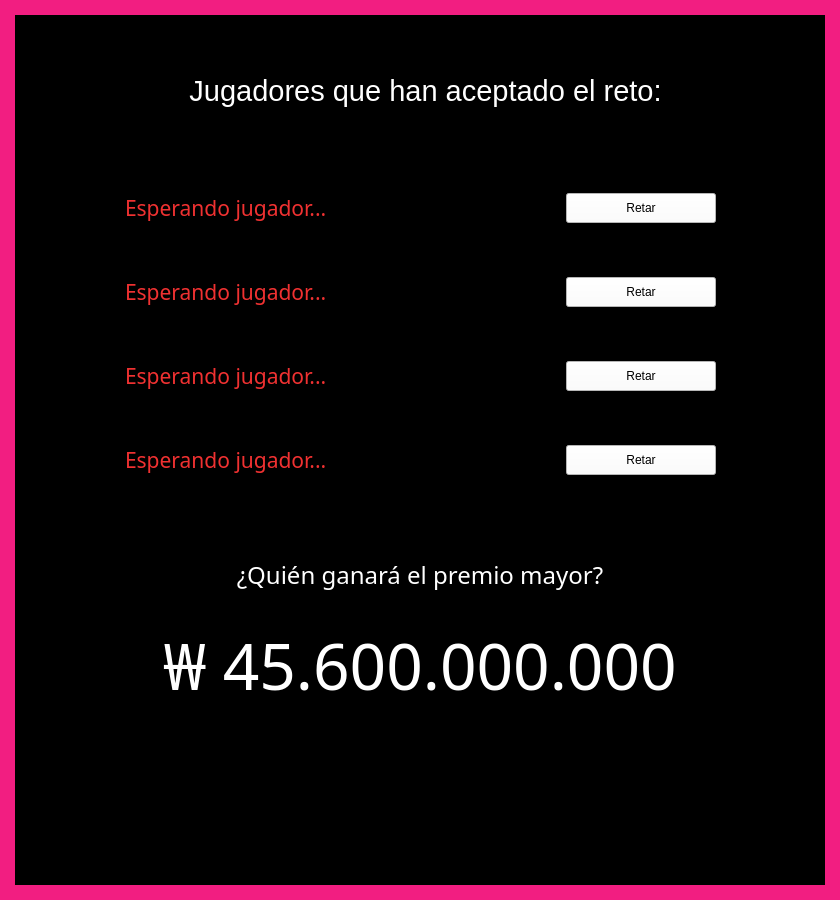
<?xml version="1.0" encoding="UTF-8"?>
<ui version="4.0">
 <class>Form</class>
 <widget class="QWidget" name="Form">
  <property name="geometry">
   <rect>
    <x>0</x>
    <y>0</y>
    <width>840</width>
    <height>900</height>
   </rect>
  </property>
  <property name="windowTitle">
   <string>Form</string>
  </property>
  <property name="styleSheet">
   <string notr="true">background-color: #F21E81</string>
  </property>
  <widget class="QWidget" name="widget" native="true">
   <property name="geometry">
    <rect>
     <x>15</x>
     <y>15</y>
     <width>810</width>
     <height>870</height>
    </rect>
   </property>
   <property name="styleSheet">
    <string notr="true">background-color: black</string>
   </property>
   <widget class="QLabel" name="simbolos">
    <property name="geometry">
     <rect>
      <x>275</x>
      <y>720</y>
      <width>260</width>
      <height>150</height>
     </rect>
    </property>
    <property name="text">
     <string/>
    </property>
    <property name="pixmap">
     <pixmap>../Sprites/Decoraciones/tarjeta.png</pixmap>
    </property>
    <property name="scaledContents">
     <bool>true</bool>
    </property>
   </widget>
   <widget class="QLabel" name="titulo">
    <property name="geometry">
     <rect>
      <x>90</x>
      <y>30</y>
      <width>641</width>
      <height>91</height>
     </rect>
    </property>
    <property name="font">
     <font>
      <pointsize>22</pointsize>
     </font>
    </property>
    <property name="styleSheet">
     <string notr="true">color: white</string>
    </property>
    <property name="text">
     <string>Jugadores que han aceptado el reto:</string>
    </property>
    <property name="alignment">
     <set>Qt::AlignCenter</set>
    </property>
   </widget>
   <widget class="QLabel" name="pregunta">
    <property name="geometry">
     <rect>
      <x>190</x>
      <y>530</y>
      <width>430</width>
      <height>60</height>
     </rect>
    </property>
    <property name="font">
     <font>
      <family>Gadugi</family>
      <pointsize>18</pointsize>
     </font>
    </property>
    <property name="styleSheet">
     <string notr="true">color: white</string>
    </property>
    <property name="text">
     <string>¿Quién ganará el premio mayor?</string>
    </property>
    <property name="alignment">
     <set>Qt::AlignCenter</set>
    </property>
   </widget>
   <widget class="QLabel" name="premio">
    <property name="geometry">
     <rect>
      <x>90</x>
      <y>610</y>
      <width>630</width>
      <height>80</height>
     </rect>
    </property>
    <property name="font">
     <font>
      <family>Gadugi</family>
      <pointsize>48</pointsize>
     </font>
    </property>
    <property name="styleSheet">
     <string notr="true">color: white</string>
    </property>
    <property name="text">
     <string>₩ 45.600.000.000</string>
    </property>
    <property name="alignment">
     <set>Qt::AlignCenter</set>
    </property>
   </widget>
   <widget class="QWidget" name="verticalLayoutWidget">
    <property name="geometry">
     <rect>
      <x>110</x>
      <y>130</y>
      <width>591</width>
      <height>381</height>
     </rect>
    </property>
    <layout class="QVBoxLayout" name="verticalLayout">
     <item>
      <layout class="QHBoxLayout" name="horizontalLayout">
       <property name="sizeConstraint">
        <enum>QLayout::SetDefaultConstraint</enum>
       </property>
       <item>
        <widget class="QLabel" name="label_p1">
         <property name="font">
          <font>
           <family>Gadugi</family>
           <pointsize>16</pointsize>
          </font>
         </property>
         <property name="styleSheet">
          <string notr="true">color: #F03131</string>
         </property>
         <property name="text">
          <string>Esperando jugador...</string>
         </property>
        </widget>
       </item>
       <item>
        <widget class="QPushButton" name="retar_p1">
         <property name="maximumSize">
          <size>
           <width>150</width>
           <height>30</height>
          </size>
         </property>
         <property name="styleSheet">
          <string notr="true">background-color: white</string>
         </property>
         <property name="text">
          <string>Retar</string>
         </property>
        </widget>
       </item>
      </layout>
     </item>
     <item>
      <layout class="QHBoxLayout" name="horizontalLayout_3">
       <item>
        <widget class="QLabel" name="label_p2">
         <property name="font">
          <font>
           <family>Gadugi</family>
           <pointsize>16</pointsize>
          </font>
         </property>
         <property name="styleSheet">
          <string notr="true">color: #F03131</string>
         </property>
         <property name="text">
          <string>Esperando jugador...</string>
         </property>
        </widget>
       </item>
       <item>
        <widget class="QPushButton" name="retar_p2">
         <property name="maximumSize">
          <size>
           <width>150</width>
           <height>30</height>
          </size>
         </property>
         <property name="styleSheet">
          <string notr="true">background-color: white</string>
         </property>
         <property name="text">
          <string>Retar</string>
         </property>
        </widget>
       </item>
      </layout>
     </item>
     <item>
      <layout class="QHBoxLayout" name="horizontalLayout_4">
       <item>
        <widget class="QLabel" name="label_p3">
         <property name="font">
          <font>
           <family>Gadugi</family>
           <pointsize>16</pointsize>
          </font>
         </property>
         <property name="styleSheet">
          <string notr="true">color: #F03131</string>
         </property>
         <property name="text">
          <string>Esperando jugador...</string>
         </property>
        </widget>
       </item>
       <item>
        <widget class="QPushButton" name="retar_p3">
         <property name="maximumSize">
          <size>
           <width>150</width>
           <height>30</height>
          </size>
         </property>
         <property name="styleSheet">
          <string notr="true">background-color: white</string>
         </property>
         <property name="text">
          <string>Retar</string>
         </property>
        </widget>
       </item>
      </layout>
     </item>
     <item>
      <layout class="QHBoxLayout" name="horizontalLayout_5">
       <item>
        <widget class="QLabel" name="label_p4">
         <property name="font">
          <font>
           <family>Gadugi</family>
           <pointsize>16</pointsize>
          </font>
         </property>
         <property name="styleSheet">
          <string notr="true">color: #F03131</string>
         </property>
         <property name="text">
          <string>Esperando jugador...</string>
         </property>
        </widget>
       </item>
       <item>
        <widget class="QPushButton" name="retar_p4">
         <property name="enabled">
          <bool>true</bool>
         </property>
         <property name="maximumSize">
          <size>
           <width>150</width>
           <height>30</height>
          </size>
         </property>
         <property name="styleSheet">
          <string notr="true">background-color: white</string>
         </property>
         <property name="text">
          <string>Retar</string>
         </property>
        </widget>
       </item>
      </layout>
     </item>
    </layout>
   </widget>
  </widget>
 </widget>
 <resources/>
 <connections/>
</ui>
